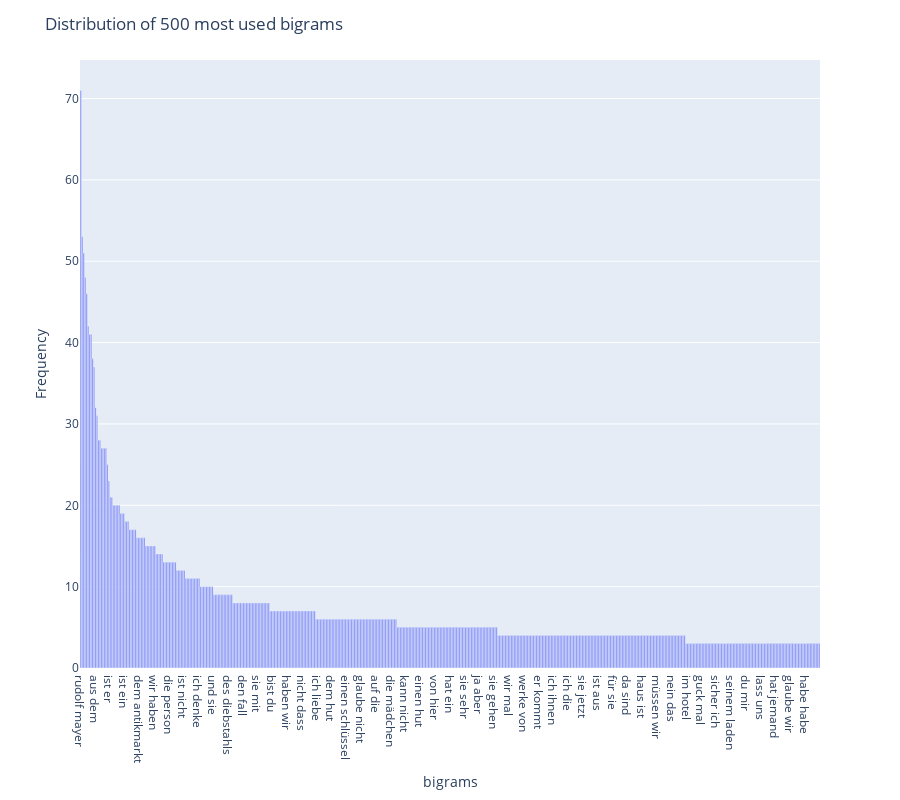

The code cell stored with this chart in its notebook:
### Code cell
bigrams = visualise_common_words_bigrams(df,500)

### Figure 1 — Plotly figure (JSON) as saved in the notebook; plotly's stock layout.template omitted (floating-point values rounded to 4 significant figures; data arrays with more than 128 entries replaced by an {"elided": "..."} marker saying what was removed)
{"data": [{"alignmentgroup": "True", "hovertemplate": "ReviewText=%{x}<br>count=%{y}<extra></extra>", "legendgroup": "", "marker": {"color": "#636efa"}, "name": "", "offsetgroup": "", "orientation": "v", "showlegend": false, "textposition": "auto", "type": "bar", "x": {"elided": "500 str values"}, "xaxis": "x", "y": {"elided": "500 int values"}, "yaxis": "y"}], "layout": {"barmode": "relative", "height": 800, "legend": {"tracegroupgap": 0}, "margin": {"t": 60}, "title": {"text": "Distribution of 500 most used bigrams"}, "xaxis": {"anchor": "y", "domain": [0, 1], "title": {"text": "bigrams"}}, "yaxis": {"anchor": "x", "domain": [0, 1], "title": {"text": "Frequency"}}}}
